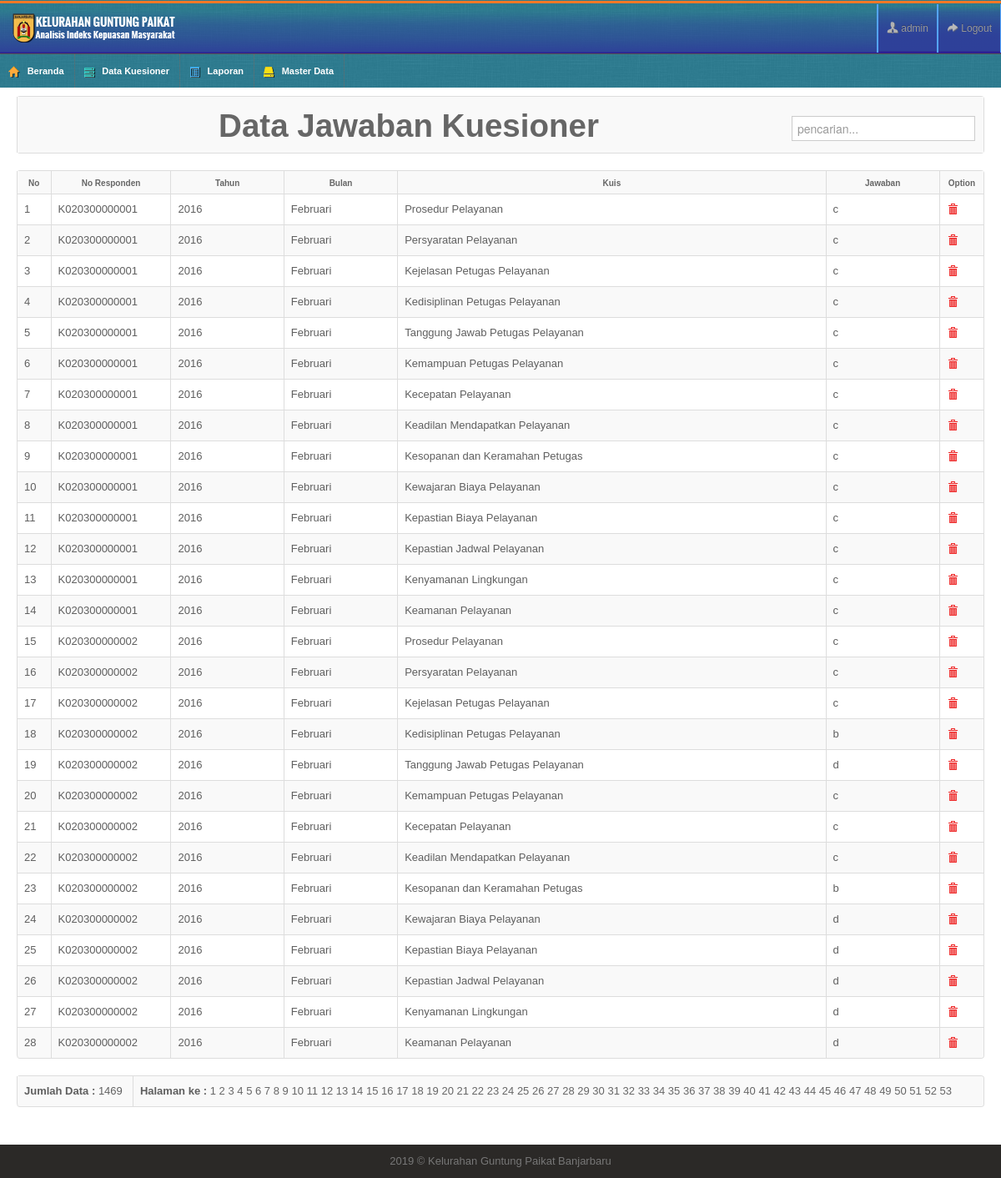
Screenshot of /?page=Jawaban-Data (signed in) with the database file from the repository.
### tables this page shows
CREATE TABLE `tjawaban` (
  `id_jawaban` int(11) NOT NULL AUTO_INCREMENT,
  `ip_address` varchar(100) NOT NULL,
  `id_responden` varchar(13) NOT NULL,
  `tahun` int(11) NOT NULL,
  `bulan` int(11) NOT NULL,
  `id_kuisoner` int(11) NOT NULL,
  `id_kuis` int(11) NOT NULL,
  `jawaban` varchar(10) NOT NULL,
  PRIMARY KEY (`id_jawaban`),
  KEY `id_kuisoner` (`id_kuisoner`),
  KEY `id_kuis` (`id_kuis`)
);

CREATE TABLE `taspek` (
  `id_aspek` int(11) NOT NULL AUTO_INCREMENT,
  `nama_aspek` varchar(100) NOT NULL,
  PRIMARY KEY (`id_aspek`)
);

### page/lib/dtjawaban.php (called while the page is built, shortened)
<?php
$tableName	= "tjawaban";
$isian0		= "No";
$field0		= "id_jawaban";
$field1		= "ip_address";
$field2		= "id_responden";
$isian2		= "No Responden";
$field3		= "tahun";
$isian3		= "Tahun";
$field4		= "bulan";
$isian4		= "Bulan";
$isian6		= "Kuis";
$field7		= "jawaban";
$isian7		= "Jawaban";
$formName	= "Jawaban";
?>

### lib/library.php (called while the page is built, shortened)
<?php
function tampil_bulan ($x) {
    $bulan = array (1=>'Januari',2=>'Februari',3=>'Maret',4=>'April',
             5=>'Mei',6=>'Juni',7=>'Juli',8=>'Agustus',
             9=>'September',10=>'Oktober',11=>'November',12=>'Desember');
    return $bulan[$x];
}
?>

### page/mast/hasil_data.php (the view, shortened to what this page needs)
<?php
include_once "lib/seslogin.php";
include_once "page/lib/dtjawaban.php";
$row = 28;
$hal = isset($_GET['hal']) ? $_GET['hal'] : 0;
$pageSql = "SELECT $tableName.id_jawaban,$tableName.id_responden,$tableName.tahun,$tableName.bulan,$tableName.id_kuis,$tableName.jawaban,tkuis.id_aspek,nama_aspek  FROM ".$tableName." LEFT JOIN tkuis ON tkuis.id_kuis=$tableName.id_kuis LEFT JOIN taspek ON taspek.id_aspek=tkuis.id_aspek   ";
$pageQry = mysqli_query($koneksidb, $pageSql) or die ("error paging: ".mysql_error());
$jml	 = mysqli_num_rows($pageQry);
$max	 = ceil($jml/$row);
?>
<table class="table table-bordered table-striped">
  <tr>
    <th><h1><b>Data <?php echo $formName;?> Kuesioner</b> <form class="navbar-search pull-right"  method="POST" action="?page=<?php echo $formName?>-Data">
								<input type="text" name="qcari" placeholder="pencarian..." autofocus/>
  </form></h1></th>
  </tr>
	<table class="table table-bordered table-striped">
      <tr>
        <th width="20" align="center"><strong><?php echo $isian0; ?></strong></th>
        <th width="125"><strong><?php echo $isian2; ?></strong></th>
        <th width="120"><strong><?php echo $isian3; ?></strong></th>
        <th width="120"><strong><?php echo $isian4; ?></strong></th>
        <th width="520"><strong><?php echo $isian6; ?></strong></th>
        <th width="120"><strong><?php echo $isian7; ?></strong></th>
        <th colspan="3"><strong>Option</strong></th>
      </tr>
		<?php
		$mySql = $pageSql." ORDER BY ".$field0." ASC LIMIT $hal, $row";
		$myQry = mysqli_query($koneksidb, $mySql)  or die ("Query salah : ".mysql_error());
		$nomor  = 1;
		while ($kolomData = mysqli_fetch_array($myQry)) {
			$Kode = $kolomData[$field0];
		?>
      <tr>
        <td align="center"> <?php echo $nomor++; ?> </td>
        <td> <?php echo $kolomData[$field2]; ?> </td>
        <td> <?php echo $kolomData[$field3]; ?> </td>
        <td> <?php echo tampil_bulan($kolomData[$field4]); ?> </td>
        <td> <?php echo $kolomData['nama_aspek']; ?> </td>
        <td> <?php echo $kolomData[$field7]; ?> </td>
       <td class="cc" align="center"><a href="?page=<?php echo $formName;?>-Delete&Kode=<?php echo $Kode; ?>" onclick="return confirm('Anda Yakin menghapus Data <?php echo $formName;?> dengan Nama <?php echo $kolomData[$field1]; ?>? ')"><i class="icon-trash"></i></a></td>
      </tr>
      <?php } ?>
    </table>
	<table class="table table-bordered table-striped">
  <tr>
    <td><strong>Jumlah Data :</strong> <?php echo $jml; ?> </td>
    <td align="right"><b>Halaman ke :</b>
	<?php
	for ($h = 1; $h <= $max; $h++) {
		$list[$h] = $row * $h - $row;
		echo " <a href='?page=".$formName."-Data&hal=$list[$h]'>$h</a> ";
	}
	?>	</td>
  </tr>
</table>

### css/maruti-style.css (style rules this page uses)
* { outline:none !important; -moz-outline: none !important; }
body { overflow-x: hidden; margin-top: -9px; }
.widget-title, .modal-header, .table th, div.dataTables_wrapper .ui-widget-header { background-color: #efefef; border-bottom: 1px solid #CDCDCD; height: 36px; }
.table th { height: auto; font-size: 10px; padding: 5px 10px 2px; border-bottom: 0; text-align: center; color: #666666; }
form { margin-bottom: 0; }

### css/maruti-media.css (style rules this page uses)
body { background:url(../images/backgrounds/blue.jpg) repeat; }

### rows the page displays
tjawaban: id_responden "K020300000001", tahun "2016", bulan "Februari", taspek.nama_aspek "Prosedur Pelayanan", jawaban "c"
tjawaban: id_responden "K020300000001", tahun "2016", bulan "Februari", taspek.nama_aspek "Persyaratan Pelayanan", jawaban "c"
tjawaban: id_responden "K020300000001", tahun "2016", bulan "Februari", taspek.nama_aspek "Kejelasan Petugas Pelayanan", jawaban "c"
tjawaban: id_responden "K020300000001", tahun "2016", bulan "Februari", taspek.nama_aspek "Kedisiplinan Petugas Pelayanan", jawaban "c"
tjawaban: id_responden "K020300000001", tahun "2016", bulan "Februari", taspek.nama_aspek "Tanggung Jawab Petugas Pelayanan", jawaban "c"
tjawaban: id_responden "K020300000001", tahun "2016", bulan "Februari", taspek.nama_aspek "Kemampuan Petugas Pelayanan", jawaban "c"
tjawaban: id_responden "K020300000001", tahun "2016", bulan "Februari", taspek.nama_aspek "Kecepatan Pelayanan", jawaban "c"
tjawaban: id_responden "K020300000001", tahun "2016", bulan "Februari", taspek.nama_aspek "Keadilan Mendapatkan Pelayanan", jawaban "c"
tjawaban: id_responden "K020300000001", tahun "2016", bulan "Februari", taspek.nama_aspek "Kesopanan dan Keramahan Petugas", jawaban "c"
tjawaban: id_responden "K020300000001", tahun "2016", bulan "Februari", taspek.nama_aspek "Kewajaran Biaya Pelayanan", jawaban "c"
tjawaban: id_responden "K020300000001", tahun "2016", bulan "Februari", taspek.nama_aspek "Kepastian Biaya Pelayanan", jawaban "c"
tjawaban: id_responden "K020300000001", tahun "2016", bulan "Februari", taspek.nama_aspek "Kepastian Jadwal Pelayanan", jawaban "c"
tjawaban: id_responden "K020300000001", tahun "2016", bulan "Februari", taspek.nama_aspek "Kenyamanan Lingkungan", jawaban "c"
tjawaban: id_responden "K020300000001", tahun "2016", bulan "Februari", taspek.nama_aspek "Keamanan Pelayanan", jawaban "c"
tjawaban: id_responden "K020300000002", tahun "2016", bulan "Februari", taspek.nama_aspek "Prosedur Pelayanan", jawaban "c"
tjawaban: id_responden "K020300000002", tahun "2016", bulan "Februari", taspek.nama_aspek "Persyaratan Pelayanan", jawaban "c"
tjawaban: id_responden "K020300000002", tahun "2016", bulan "Februari", taspek.nama_aspek "Kejelasan Petugas Pelayanan", jawaban "c"
tjawaban: id_responden "K020300000002", tahun "2016", bulan "Februari", taspek.nama_aspek "Kedisiplinan Petugas Pelayanan", jawaban "b"
tjawaban: id_responden "K020300000002", tahun "2016", bulan "Februari", taspek.nama_aspek "Tanggung Jawab Petugas Pelayanan", jawaban "d"
tjawaban: id_responden "K020300000002", tahun "2016", bulan "Februari", taspek.nama_aspek "Kemampuan Petugas Pelayanan", jawaban "c"
tjawaban: id_responden "K020300000002", tahun "2016", bulan "Februari", taspek.nama_aspek "Kecepatan Pelayanan", jawaban "c"
tjawaban: id_responden "K020300000002", tahun "2016", bulan "Februari", taspek.nama_aspek "Keadilan Mendapatkan Pelayanan", jawaban "c"
tjawaban: id_responden "K020300000002", tahun "2016", bulan "Februari", taspek.nama_aspek "Kesopanan dan Keramahan Petugas", jawaban "b"
tjawaban: id_responden "K020300000002", tahun "2016", bulan "Februari", taspek.nama_aspek "Kewajaran Biaya Pelayanan", jawaban "d"
tjawaban: id_responden "K020300000002", tahun "2016", bulan "Februari", taspek.nama_aspek "Kepastian Biaya Pelayanan", jawaban "d"
tjawaban: id_responden "K020300000002", tahun "2016", bulan "Februari", taspek.nama_aspek "Kepastian Jadwal Pelayanan", jawaban "d"
tjawaban: id_responden "K020300000002", tahun "2016", bulan "Februari", taspek.nama_aspek "Kenyamanan Lingkungan", jawaban "d"
tjawaban: id_responden "K020300000002", tahun "2016", bulan "Februari", taspek.nama_aspek "Keamanan Pelayanan", jawaban "d"

### other values shown
$_SESSION['SES_LOGIN'] "admin"
$formName "Jawaban"
$isian0 "No"
$isian2 "No Responden"
$isian3 "Tahun"
$isian4 "Bulan"
$isian6 "Kuis"
$isian7 "Jawaban"
$jml "1469"
